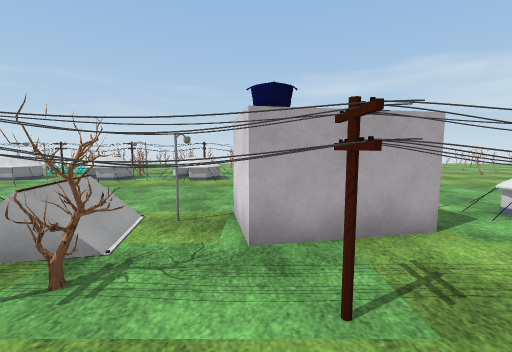
View 1 (above)

19 first-person views from a walk through a Unity game level. The camera is 1.4 m above the floor, tilts 6° down and sees 90° across. The floor is counted in squares, 1 m on a side. Each view is taken from the middle of a square. On the plan, view 1 faces up. The plan holds only what a view shows up to about 13 squares ahead; the rest is blank. The place goes on beyond the plan. Surface patterns are stand-ins for the level's own textures.

View 2
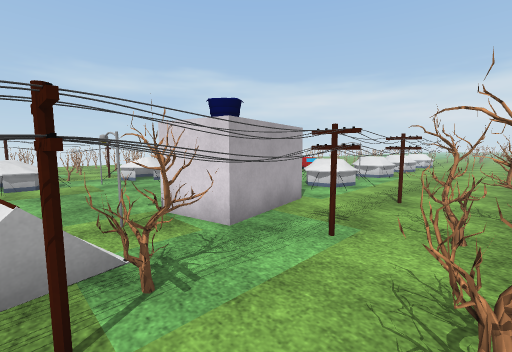

View 3
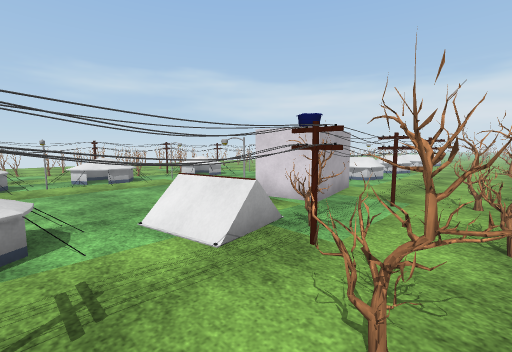

View 4
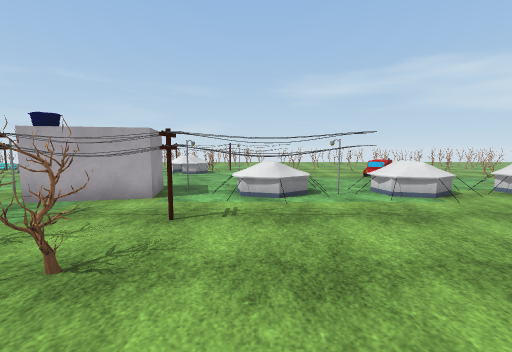

View 5
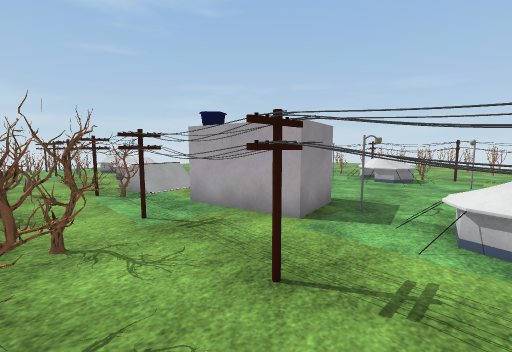

View 6
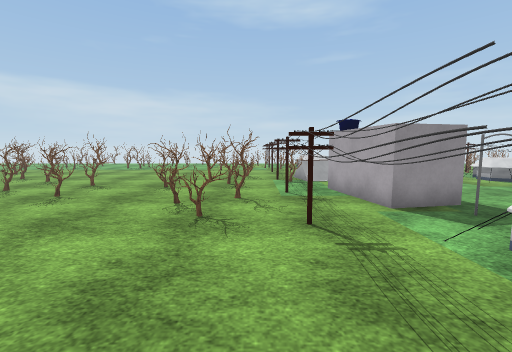

View 7
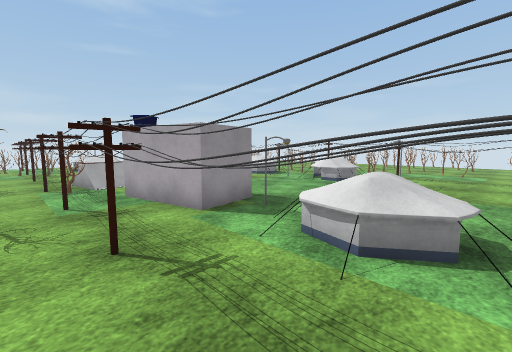

View 8
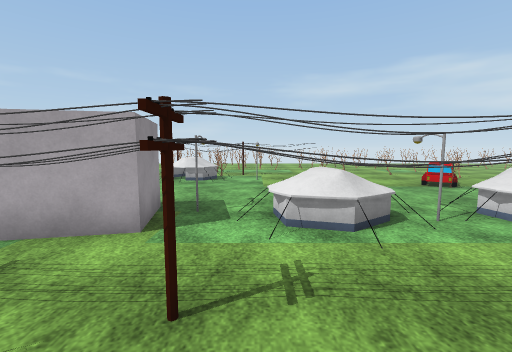

View 9
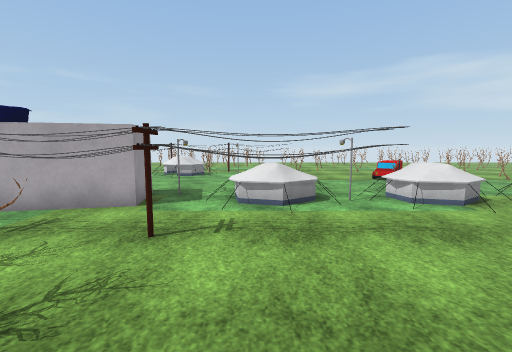

View 10
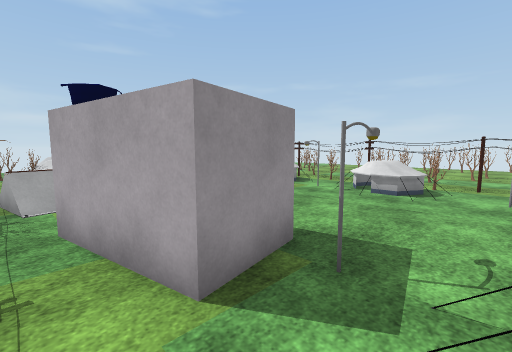

View 11
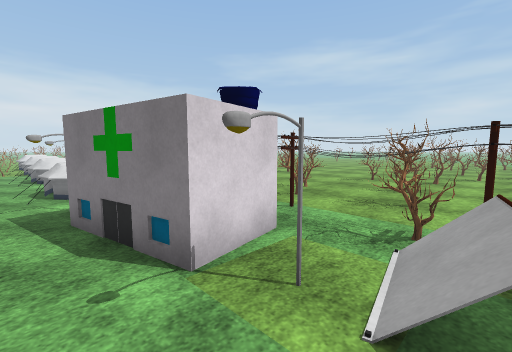

View 12
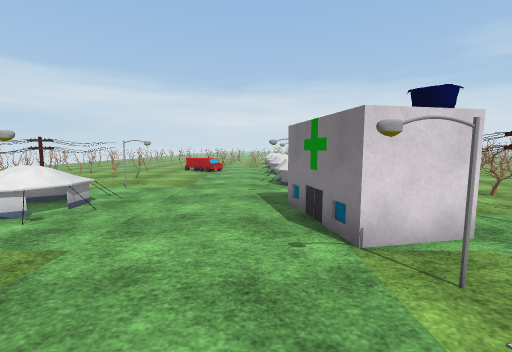

View 13
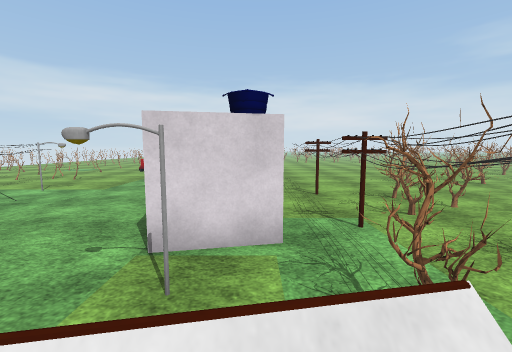

View 14
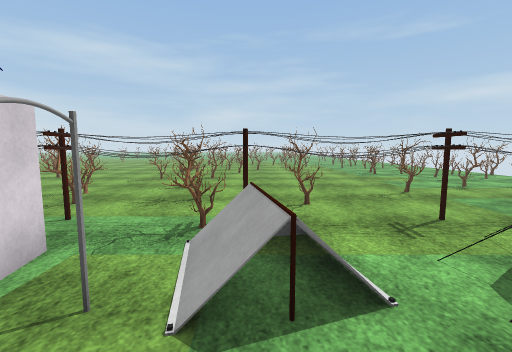

View 15
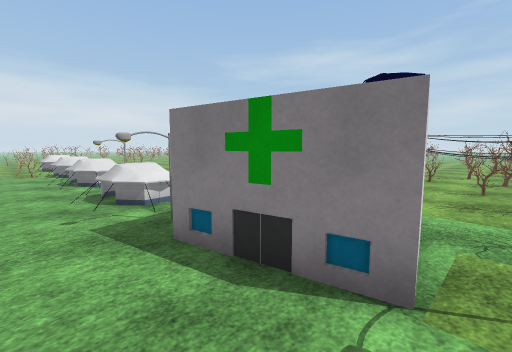

View 16
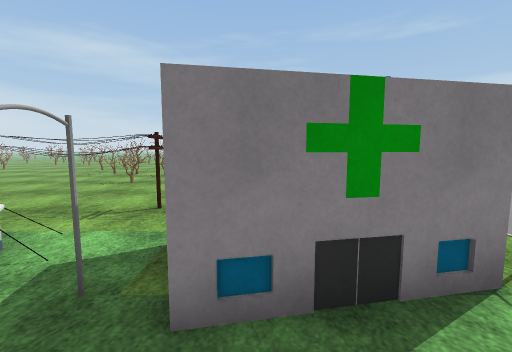

View 17
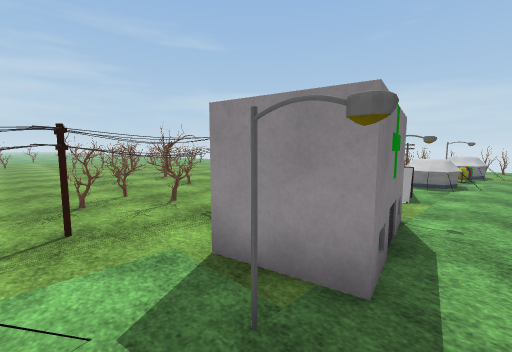

View 18
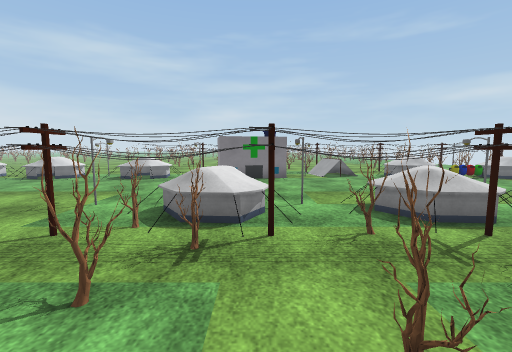

View 19
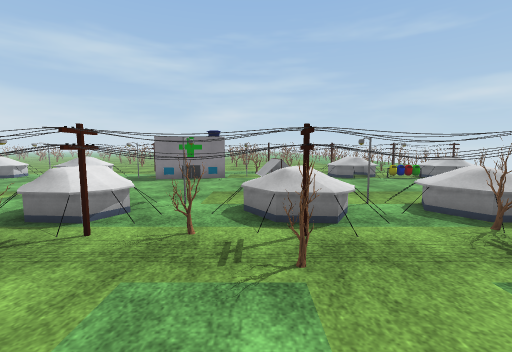

### Floor plan
Key: @ floor where view 1 was taken; # wall or solid block; x gap in a wall; . floor; = window, fence, low wall or low ledge; T thing the floor can be seen under or through; O other object.
Columns run from 6 left of view 1 to 17 right of it. Each row starts with its distance up from view 1.
 19          .#
 18     .  . x# ..#
 17 ..       ...#..
 16 ......#..#.....=
 15 ...#=..........#
 14 #OOOOOOOOOOOOOO#
 13 O.OOO..OOO....##.... #.
 12 O.OOO..OOO.........# ..
 11 .O.OO.O.O..O......OO..
 10 ..................OO.##.
  9 ..................#..#..
  8 ........................
  7 .....................#.
  6 ....O.OOOOO.OO.OOOO.OO
  5 O.OOO.O  O.OOOO.OOO.OO
  4 O..O..OOOO..OO...O..
  3 ...##..............
  2 OOOOOOOOOOOOOOO.....
  1 .##....TT............
  0 ..#..#@.TT...........
 -1 .....x..TT........
 -2 .....##............
 -3 .....##......#......
 -4 .....................
 -5 .... #..#............
 -6 .... #.......#x#
 -7   ..x.#..... ..#
 -8   ..#.......  ..
 -9    ....  ...
-10   .#x#    ..
-11   ..

Positions as (right, up) in squares from view 1, and headings:
1: (0, 0), facing up
2: (-3, 0), facing up-right
3: (-6, 0), facing up-right
4: (6, -3), facing up
5: (6, 0), facing up-left
6: (9, 1), facing left
7: (8, 1), facing up-left
8: (5, 0), facing up
9: (6, -2), facing up
10: (5, 3), facing up-left
11: (-3, 7), facing down-right
12: (-4, 7), facing right
13: (-4, 4), facing right
14: (-3, 7), facing down
15: (-1, 8), facing down-right
16: (2, 8), facing down
17: (5, 7), facing down-left
18: (1, 18), facing down
19: (-2, 18), facing down
